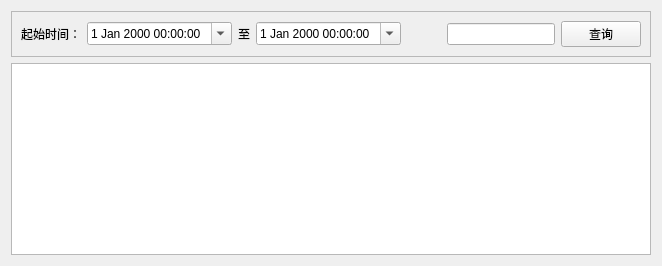
     <widget class="QWidget" name="snapResult">
      <layout class="QVBoxLayout" name="verticalLayout_14">
       <item>
        <widget class="QFrame" name="frame_17">
         <property name="frameShape">
          <enum>QFrame::StyledPanel</enum>
         </property>
         <property name="frameShadow">
          <enum>QFrame::Raised</enum>
         </property>
         <layout class="QHBoxLayout" name="horizontalLayout_17">
          <item>
           <widget class="QLabel" name="label_22">
            <property name="text">
             <string>起始时间：</string>
            </property>
           </widget>
          </item>
          <item>
           <widget class="QDateTimeEdit" name="dateTimeEdit_beginTime">
            <property name="time">
             <time>
              <hour>0</hour>
              <minute>0</minute>
              <second>0</second>
             </time>
            </property>
            <property name="calendarPopup">
             <bool>true</bool>
            </property>
           </widget>
          </item>
          <item>
           <widget class="QLabel" name="label_23">
            <property name="text">
             <string>至</string>
            </property>
           </widget>
          </item>
          <item>
           <widget class="QDateTimeEdit" name="dateTimeEdit_endTime">
            <property name="calendarPopup">
             <bool>true</bool>
            </property>
           </widget>
          </item>
          <item>
           <spacer name="horizontalSpacer_26">
            <property name="orientation">
             <enum>Qt::Horizontal</enum>
            </property>
            <property name="sizeHint" stdset="0">
             <size>
              <width>40</width>
              <height>20</height>
             </size>
            </property>
           </spacer>
          </item>
          <item>
           <widget class="QLineEdit" name="lineEdit_4"/>
          </item>
          <item>
           <widget class="QPushButton" name="pushButton_10">
            <property name="text">
             <string>查询</string>
            </property>
           </widget>
          </item>
         </layout>
        </widget>
       </item>
       <item>
        <widget class="QListWidget" name="listWidget"/>
       </item>
      </layout>
     </widget>
